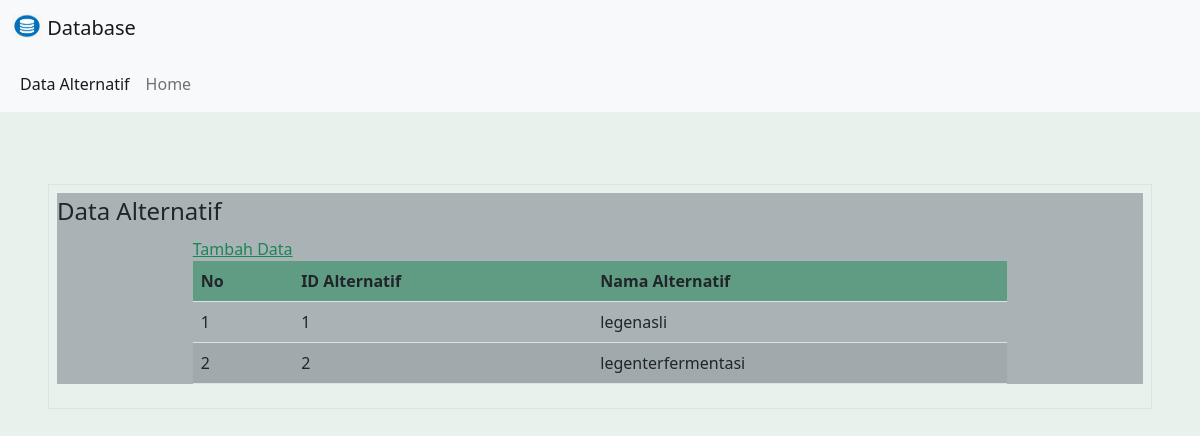
Screenshot of /data/dataAlternatif.php with the database file from the repository.
### tables this page shows
CREATE TABLE IF NOT EXISTS `alternatif` (
  `idalternatif` int NOT NULL AUTO_INCREMENT,
  `nmalternatif` varchar(50) DEFAULT NULL,
  PRIMARY KEY (`idalternatif`)
);

### data/dataAlternatif.php (the view, shortened to what this page needs)
<!doctype html>
<html lang="en">
  <head>
    <link href="https://cdn.jsdelivr.net/npm/bootstrap@5.2.2/dist/css/bootstrap.min.css" rel="stylesheet">
  </head>
  <body class="bg-success bg-opacity-10">
<nav class="navbar bg-light">
        <div class="container-fluid">
          <a class="navbar-brand" href="#">
            <img src="logo.jpeg" alt="Logo" width="30" height="24" class="d-inline-block align-text-top">
            Database
          </a>
        </div>
      </nav>
      <nav class="navbar navbar-expand-lg bg-light">
        <div class="container-fluid">
          <div class="collapse navbar-collapse" id="navbarSupportedContent">
            <ul class="navbar-nav me-auto mb-2 mb-lg-0">
              <li class="nav-item">
                <a class="nav-link active" aria-current="page" href="#">Data Alternatif</a>
              </li>
              <li class="nav-item">
                <a class="nav-link " aria-current="page" href="home.html" target="_blank">Home</a>
              </li>
            </ul>
          </div>
        </div>
      </nav>
<div class="p-5">
<br>
    <fieldset class="border p-2">
    <div class="bg-secondary  bg-opacity-50">
   <legend  class="w-auto">Data Alternatif</legend>
   <br>
<div class="mx-auto w-75" >
   <a href="inpuDataAlternatif.php" class="link-success">Tambah Data</a>
</div>
    <table class="table table-striped table-hover mx-auto w-75">
  <thead class="bg-success p-2 text-dark bg-opacity-50">
    <tr>
      <th scope="col">No</th>
      <th scope="col">ID Alternatif</th>
      <th scope="col">Nama Alternatif</th>
    </tr>
  </thead>
</div>
  <tbody>
    <tr>
    <?php
include "koneksi.php";
$no=1;
$sql="Select * from alternatif";
$a=$koneksi->query($sql);
while($b=$a->fetch_array()){
    ?>
    <tr>
        <td><?php echo $no++;?></td>
        <td><?php echo $b['idalternatif'];?></td>
        <td><?php echo $b['nmalternatif']?></td>
    </tr>
    <?php
} ?>
  </tbody>
</fieldset>
</div>
  </body>
</html>

### rows the page displays
alternatif: idalternatif "1", nmalternatif "legenasli"
alternatif: idalternatif "2", nmalternatif "legenterfermentasi"
